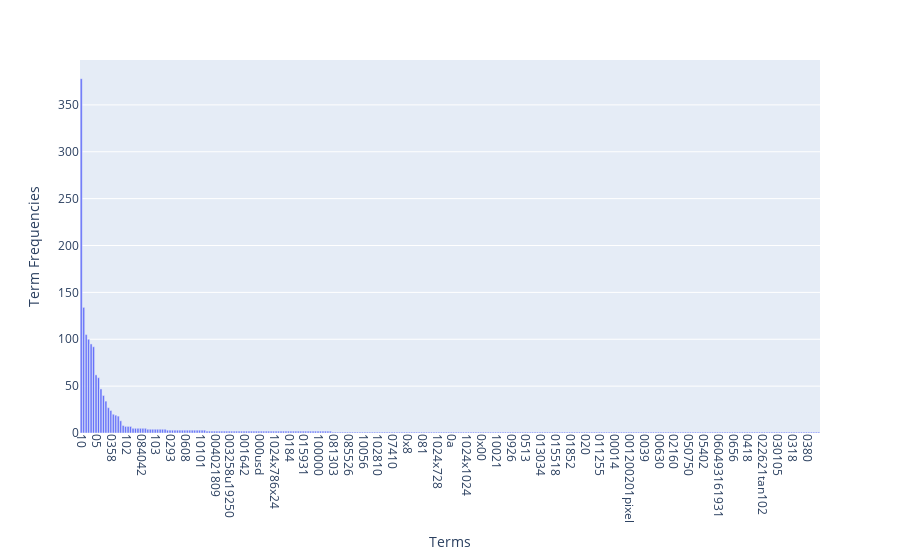

This figure's notebook cell:
### Markdown cell above
### >>> **Exercise 15 (take home):** 
Additionally, you can attempt to sort the terms on the `x-axis` by frequency instead of in alphabetical order. This way the visualization is more meaninfgul and you will be able to observe the so called [long tail](https://en.wikipedia.org/wiki/Long_tail) (get familiar with this term since it will appear a lot in data mining and other statistics courses). see picture below

![alt txt](https://upload.wikimedia.org/wikipedia/commons/thumb/8/8a/Long_tail.svg/1000px-Long_tail.svg.png)

### Code cell
# Answer here
data = {'Terms': count_vect.get_feature_names_out()[:300], 'Term Frequencies': term_frequencies[:300]}
df = pd.DataFrame(data)

# Sort the data in descending order of term frequencies
df = df.sort_values(by='Term Frequencies', ascending=False)

fig = px.bar(df, x='Terms', y='Term Frequencies', labels={'Term Frequencies': 'Term Frequencies'})
fig.update_xaxes(tickangle=90)  # Rotate x-axis labels for better visibility

fig.show()

### Figure 1 — Plotly figure (JSON) as saved in the notebook; plotly's stock layout.template omitted (floating-point values rounded to 4 significant figures; data arrays with more than 128 entries replaced by an {"elided": "..."} marker saying what was removed)
{"data": [{"alignmentgroup": "True", "hovertemplate": "Terms=%{x}<br>Term Frequencies=%{y}<extra></extra>", "legendgroup": "", "marker": {"color": "#636efa", "pattern": {"shape": ""}}, "name": "", "offsetgroup": "", "orientation": "v", "showlegend": false, "textposition": "auto", "type": "bar", "x": {"elided": "300 str values"}, "xaxis": "x", "y": {"elided": "300 int values"}, "yaxis": "y"}], "layout": {"barmode": "relative", "legend": {"tracegroupgap": 0}, "margin": {"t": 60}, "xaxis": {"anchor": "y", "domain": [0, 1], "tickangle": 90, "title": {"text": "Terms"}}, "yaxis": {"anchor": "x", "domain": [0, 1], "title": {"text": "Term Frequencies"}}}}
